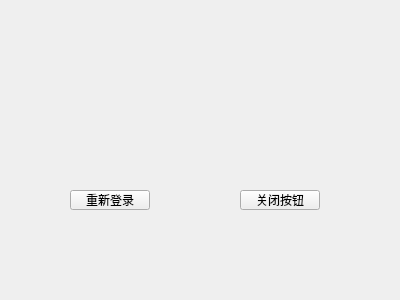
<?xml version="1.0" encoding="UTF-8"?>
<ui version="4.0">
 <class>MyWidget</class>
 <widget class="QWidget" name="MyWidget">
  <property name="geometry">
   <rect>
    <x>0</x>
    <y>0</y>
    <width>400</width>
    <height>300</height>
   </rect>
  </property>
  <property name="windowTitle">
   <string>Form</string>
  </property>
  <widget class="QPushButton" name="pushButton">
   <property name="geometry">
    <rect>
     <x>70</x>
     <y>190</y>
     <width>80</width>
     <height>20</height>
    </rect>
   </property>
   <property name="text">
    <string>重新登录</string>
   </property>
  </widget>
  <widget class="QPushButton" name="pushButton_2">
   <property name="geometry">
    <rect>
     <x>240</x>
     <y>190</y>
     <width>80</width>
     <height>20</height>
    </rect>
   </property>
   <property name="text">
    <string>关闭按钮</string>
   </property>
  </widget>
 </widget>
 <resources/>
 <connections>
  <connection>
   <sender>pushButton_2</sender>
   <signal>clicked()</signal>
   <receiver>MyWidget</receiver>
   <slot>close()</slot>
   <hints>
    <hint type="sourcelabel">
     <x>276</x>
     <y>196</y>
    </hint>
    <hint type="destinationlabel">
     <x>271</x>
     <y>605</y>
    </hint>
   </hints>
  </connection>
 </connections>
</ui>
